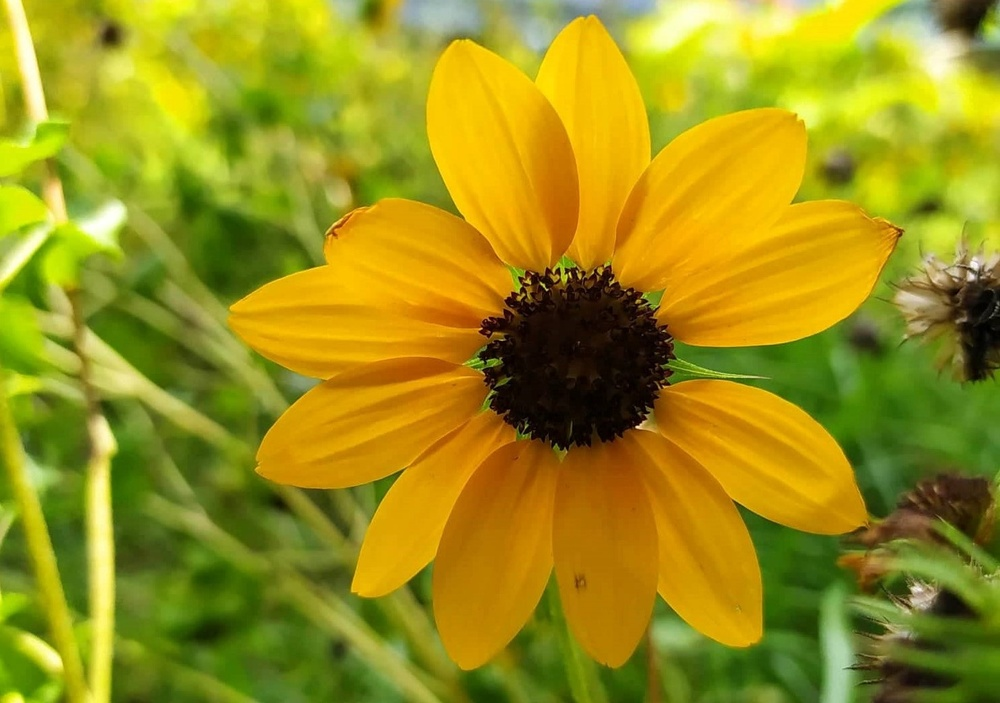
#> input picture assignment11/sunflower.jpg, 1000 x 703 px, shrunk from 1487 x 1046 before the run
$ python assignment.py
#> lines starting #> are read from the running program, lines starting #| are printed output that depends on the picture; after the words box and inside, x2 and y2 are one past the last pixel; in counts of white or black regions, pixels touching at a corner belong together
import cv2
import numpy as np
import matplotlib.pyplot as plt

def main():
    rgbImg = plt.imread('sunflower.jpg')
#> rgbImg is the input picture: shape (703, 1000, 3); mean R, G, B 154.4, 144.6, 23.4
    print(rgbImg.shape)
#| (703, 1000, 3)

    # take the original image
    gray =  cv2.cvtColor(rgbImg,cv2.COLOR_RGB2GRAY)
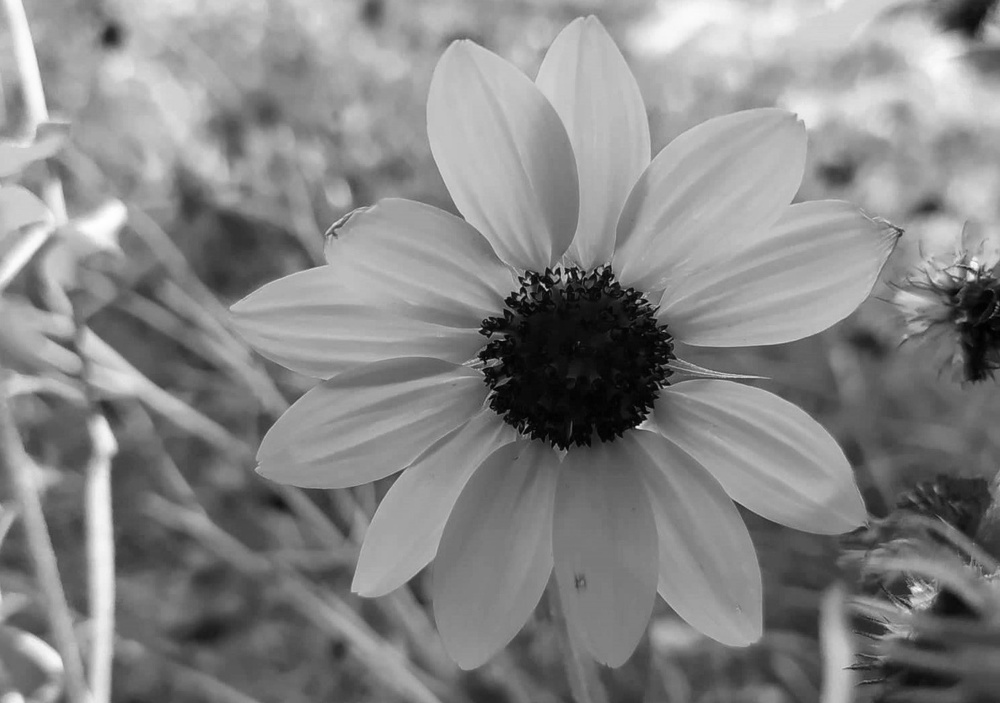
#> gray: shape (703, 1000); min 0, max 254, mean 133.7

    # apply fast fourier transform
    image_in_frequency_domain = np.fft.fft2(gray)
    # shift the zero-frequency component to the center of the spectrum
    centered_f_img = np.fft.fftshift(image_in_frequency_domain)
    magnitude_spectrum = 100 * np.log(np.abs(image_in_frequency_domain))
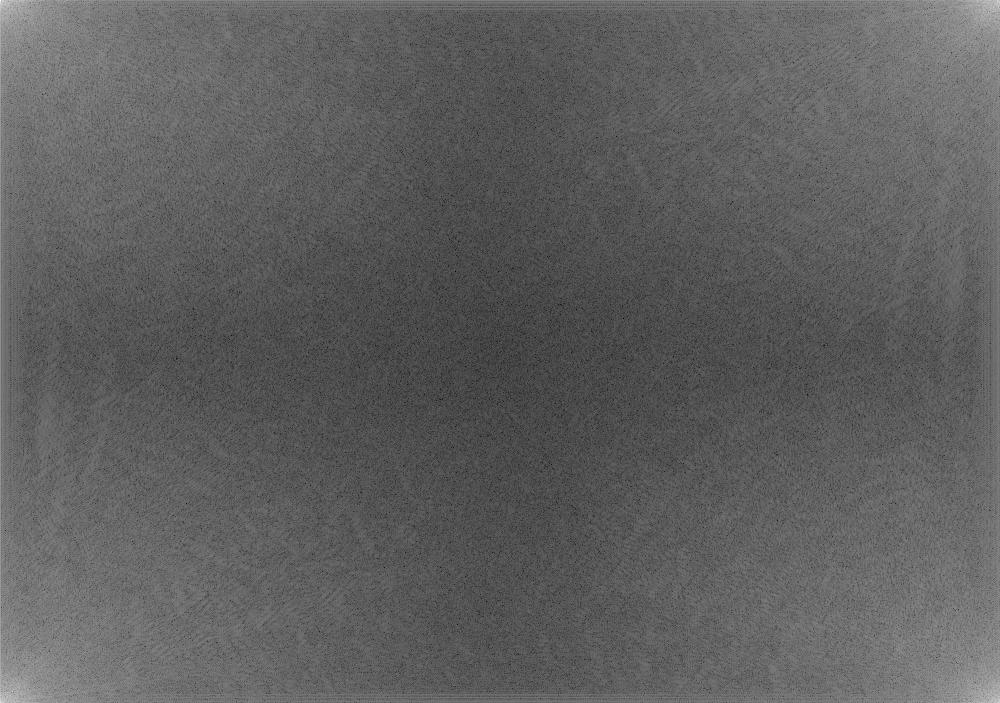
#> magnitude_spectrum: shape (703, 1000) float64; min 99.92, max 1835.9, mean 750.8; drawn with min black and max white
    centered_magnitude_spectrum = 100 * np.log(np.abs(centered_f_img))
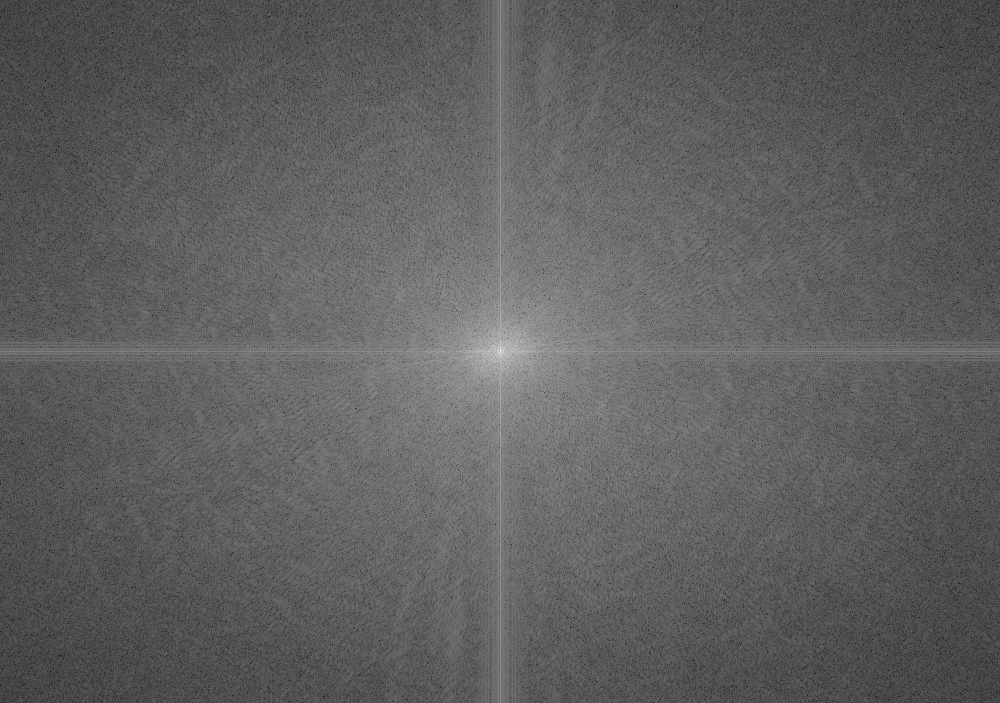
#> centered_magnitude_spectrum: shape (703, 1000) float64; min 99.92, max 1835.9, mean 750.8; drawn with min black and max white

    # prepare the filter
    r , c = gray.shape
#> r = 703; c = 1000
    shell_image = np.ones((r,c),dtype=np.uint8)

    # filter = cv2.circle(shell_image,(int(c/2),int(r/2)),30,(0,0,0),-1) #high pass filter
    # filter = cv2.circle(shell_image,(int(c/2),int(r/2)),30,(255,255,255),-1)#low pass filter
    filter = cv2.line(shell_image,(0,int(r/2)),(c,int(r/2)),(0,0,0),9) # high pass line
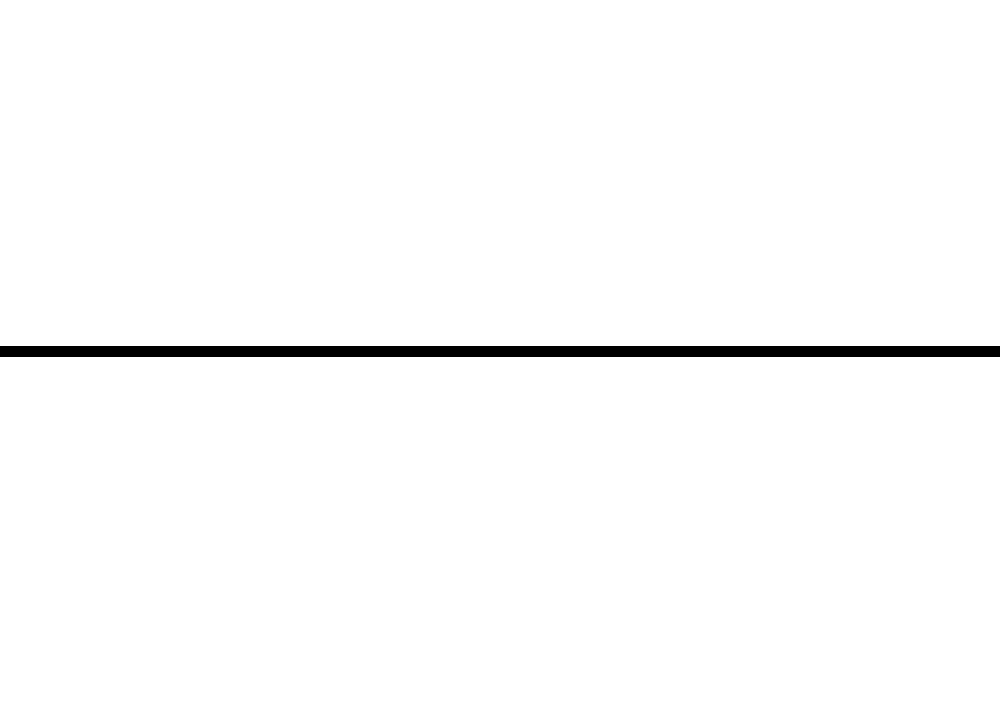
#> shell_image: shape (703, 1000); values 0 (black) and 1 (white), 98.4% white; 1 black region, box (x1, y1, x2, y2) and area: (0, 346, 1000, 357) 11000
    # filter = cv2.line(shell_image,(int(c/2),0),(int(c/2),c),(255,255,255),9) #low pass line

    # apply the filter
    filter_applied_f_img = centered_f_img * filter

    # inverse fourier transform
    filtered_img = np.abs(np.fft.ifft2(filter_applied_f_img))
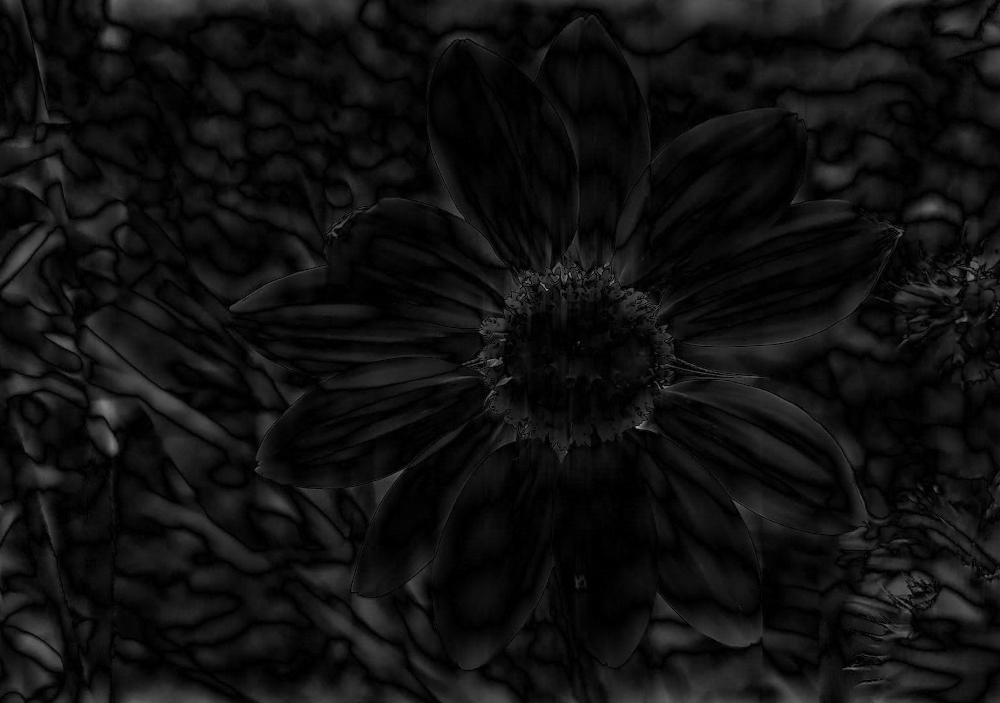
#> filtered_img: shape (703, 1000) float64; min 4.63e-05, max 160.8, mean 16.7


    # filter2 = cv2.circle(white_img.copy(),(m,n),25,(0,0,0),-1)
    # filter3 = cv2.line(white_img.copy(),(m,0),(m,c),(255,255,255),9)
    # filter4 = cv2.line(white_img.copy(),(0,n),(r,n),(0,0,0),9)


    img_set = [magnitude_spectrum, centered_magnitude_spectrum, filter, filtered_img]
    title_set = ['FFT2 of image', 'Centered FFT2 of image', 'High pass line filter', 'Filtered Img']

    plot_img(img_set,title_set)

def plot_img(img_set, title_set):
    plt.figure(figsize = (10,8))
    n = len(img_set)
#> n = 4
    for i in range(n):
        plt.subplot(2, 2, i + 1)
        plt.title(title_set[i])
        img = img_set[i]
        ch = len(img.shape)
        if (ch == 2):
            plt.imshow(img, cmap = 'gray')
        else:
            plt.imshow(img)
    plt.savefig('high_pass_line_filter.png')
    # plt.show()


if __name__ == '__main__':
    main()
